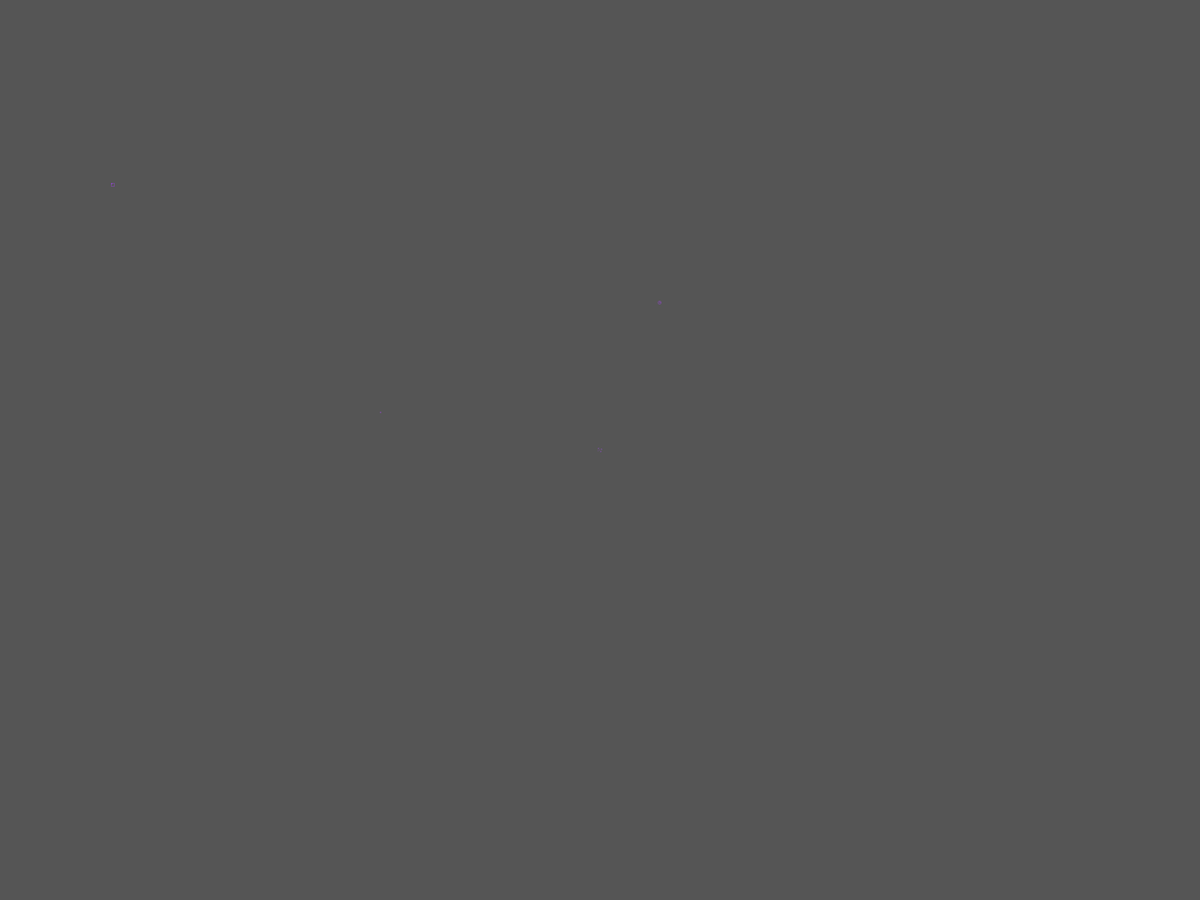
Frame 1 (no input)
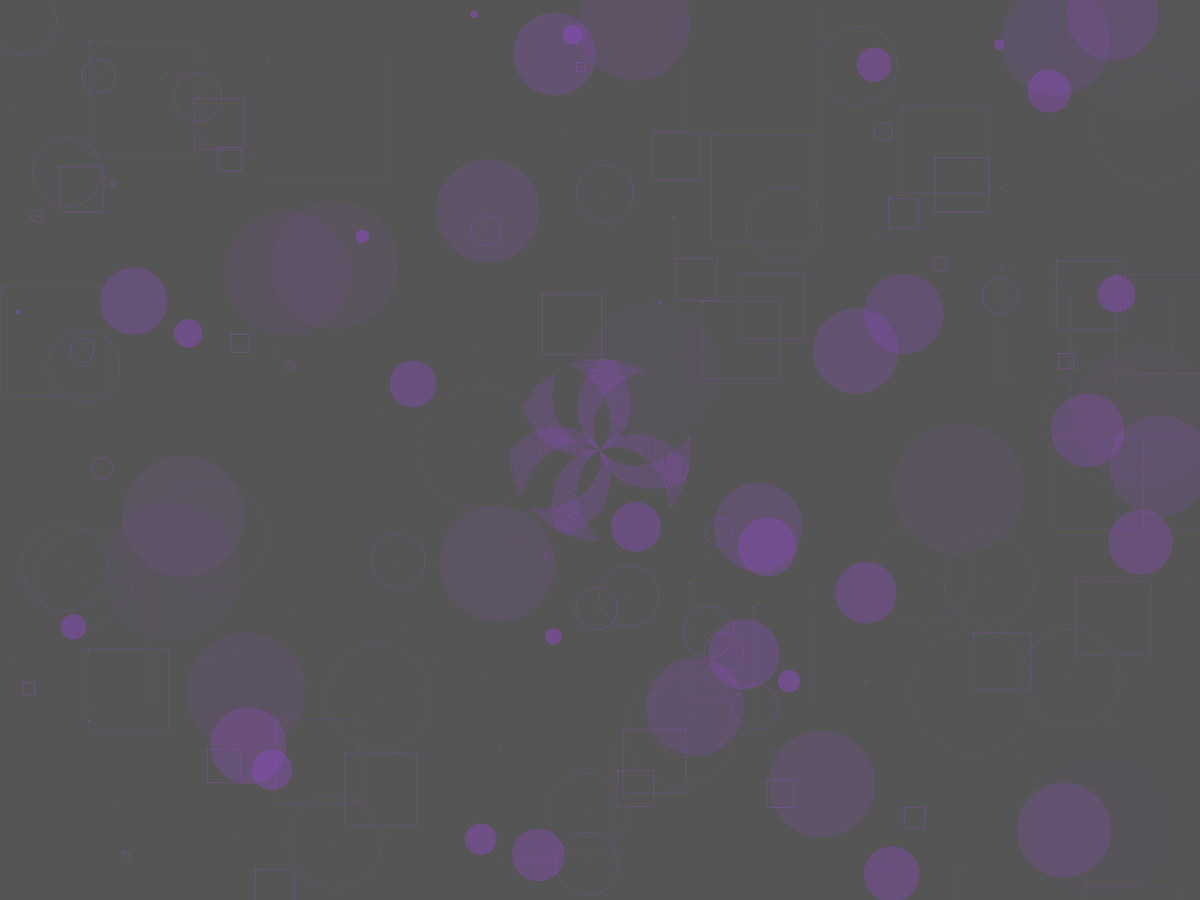
Frame 60 (the mouse pressed at the canvas centre just before this capture)
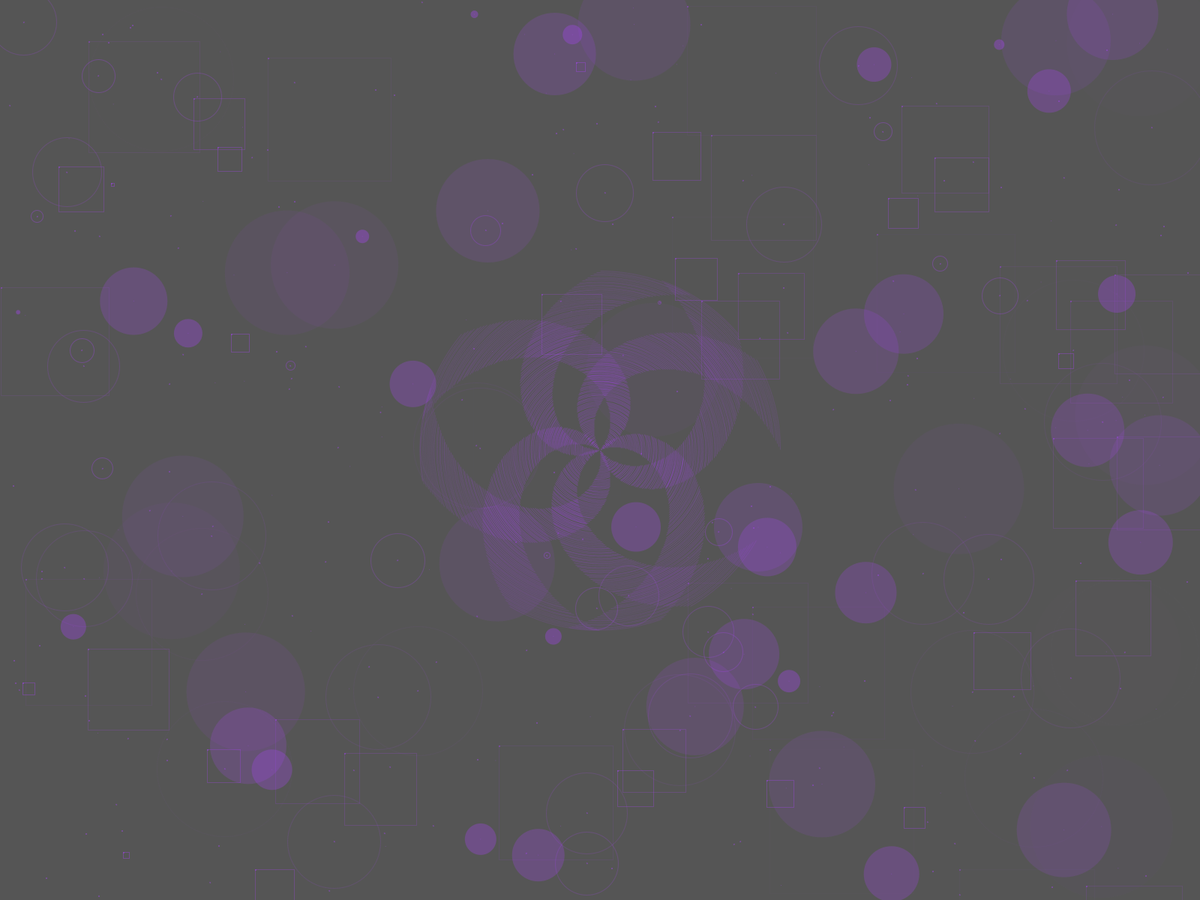
Frame 120 (the mouse held since frame 60 and released just before this capture)

The Processing sketch that drew these frames (run headless with seeded random() and noise(); from frame 60 on, the mouse is pressed at the canvas centre):

// Processing sketch: Aging_Sketch
// ── Aging_Sketch.pde
//static variables area
float fade_size=0;
float fade=100;
float fade_size2=0;
float fade2=100;
float r=random(255);
float g=random(255);
float b=random(255);

float init=0;
float fin=30;
float init2=0;
float fin2=30;
float fade3=100;
float last_arc_init=0;
float last_arc_fin=30;
float last_arc_init2=0;
float last_arc_fin2=360;
float last_arc_size=0;

float inc=1;
float size=1;
//

void setup()
{
//  size(1280,720); 
frameRate(random(20,30));
fullScreen();  
  if(r+g+b<350) background(random(200,255));
  else background(random(0,100));
}



void draw()
{
//Increments 
 init++;
 fin++;
 init2--;
 fin2--;
  
if(r>=100) 

{ 
  
float pos_x=random(width);
float pos_y=random(height);

  fade--;
  fade_size+=2;
  
    noStroke();
    fill(r,g,b,fade);
  ellipse(pos_x,pos_y,fade_size,fade_size);
    fill(r,g,b,100);
    noStroke();
  ellipse(pos_x,pos_y,1,1);
    noFill();
      
 pos_x=random(width);
 pos_y=random(height);
 
  fade--;
  fade_size+=2;
  
    stroke(r,g,b,fade);
  ellipse(pos_x,pos_y,fade_size,fade_size);
    stroke(r,g,b,100);
  ellipse(pos_x,pos_y,1,1);

    
   pos_x=random(width);
   pos_y=random(height);

  fade2--;
  fade_size2+=2;
  
    noFill();
    stroke(r,g,b,fade);
  rect(pos_x,pos_y,fade_size,fade_size);
    stroke(r,g,b,100);
  rect(pos_x,pos_y,1,1);
}

else if(r<150 && g<=150) 

{

  float pos_x=random(width);
  float pos_y=random(height);
  
  fade--;
  fade_size+=2;
  
    noStroke();
    fill(r,g,b,fade);
  rect(pos_x,pos_y,fade_size,fade_size);
    fill(r,g,b,100);
    noStroke();
  rect(pos_x,pos_y,1,1);
    noFill();
      
  pos_x=random(width);
  pos_y=random(height);
 
  fade--;
  fade_size+=2;
  
    stroke(r,g,b,fade);
  rect(pos_x,pos_y,fade_size,fade_size);
    stroke(r,g,b,100);
  rect(pos_x,pos_y,1,1);
  
  pos_x=random(width);
  pos_y=random(height);

  fade2--;
  fade_size2+=2;
  
    noFill();
    stroke(r,g,b,fade);
  rect(pos_x,pos_y,fade_size,fade_size);
    stroke(r,g,b,100);
  rect(pos_x,pos_y,1,1);
}

else

{ 
  
 float  pos_x=random(width);
 float  pos_y=random(height);
 
  fade--;
  fade_size+=2;
  
    stroke(r,g,b,fade);
  ellipse(pos_x,pos_y,fade_size,fade_size);
  
    stroke(r,g,b,100);
  ellipse(pos_x,pos_y,1,1);
 
  pos_x=random(width);
  pos_y=random(height);

  fade2--;
  fade_size2+=2;
  
    noFill();
    stroke(r,g,b,fade);
  rect(pos_x,pos_y,fade_size,fade_size);
    stroke(r,g,b,100);
  rect(pos_x,pos_y,1,1);
}

 
//////////////////The Center Shape

 fade3-=0.5;
 strokeCap(SQUARE);
 stroke(r,g,b,fade3);
 arc(width/2,height/2,size,size,radians(init+150),radians(fin+150));  
 
 strokeWeight(1); 
 size+=4;
 arc(width/2,height/2,size,size,radians(init2-50),radians(fin2-50)); 
 arc(width/2,height/2,size,size,radians(init-150),radians(fin-150));  
 arc(width/2,height/2,size,size,radians(init2+50),radians(fin2+50));  
 arc(width/2,height/2,size,size,radians(init2-150),radians(fin2-150));  
 arc(width/2,height/2,size,size,radians(init+50),radians(fin+50));  
 arc(width/2,height/2,size,size,radians(init2+150),radians(fin2+150));  
 arc(width/2,height/2,size,size,radians(init-50),radians(fin-50)); 
   
   
 strokeWeight(1);  
 
if (frameCount>300)
{
  noStroke();
  fill(0,10);
  rect(0,0,width,height);
  strokeWeight(5);
   
 if(frameCount>400)
 {
   frameRate(30);
 last_arc_init+=5;
 last_arc_fin+=5;
 
 last_arc_init2-=7;
 last_arc_fin2-=4;
 
 last_arc_size+=2;
 

 
   noFill();
   strokeCap(SQUARE);
   stroke(r,g,b,50);
   strokeWeight(2);
 arc(width/2,height/2,200-75,200-75,radians(last_arc_init),radians(last_arc_fin)); 
 arc(width/2,height/2,200-75,200-75,radians(last_arc_init+180),radians(last_arc_fin+210));
 
  fill(r,g,b,5);
   noStroke();
 ellipse(width/2,height/2,200-80,200-80);
  
  fill(0,100);
 ellipse(width/2,height/2,200-80,200-80);
 
   noFill();
   strokeCap(ROUND);
   stroke(r,g,b,75);
   strokeWeight(1);
 arc(width/2,height/2,last_arc_size,last_arc_size,radians(last_arc_init2-150),radians(last_arc_fin2-150));  

   strokeWeight(5);
   
 if(last_arc_size>width)
  {
   last_arc_size=random(700);
   last_arc_init2=random(360);
   last_arc_fin2=random(360);
  }
 }
}

}//End of the Draw Function
